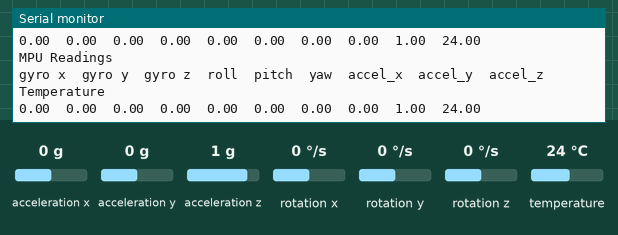
The sketch below on a simulated Arduino Uno, built with avr-gcc and run on an emulated ATmega328P. On the bench: the last lines printed to the serial monitor. The inputs (shaded band) are chosen by the test bench; at power-on: acceleration x 0 g, acceleration y 0 g, acceleration z 1 g, rotation x 0 °/s, rotation y 0 °/s, rotation z 0 °/s, temperature 24 °C.

Above: at 1.7 s.
1.8 s: acceleration x set to -1.4 g
At 1.8 s:
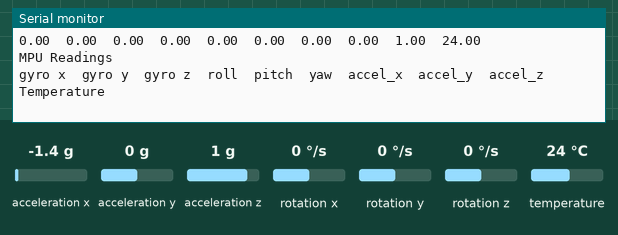
4.8 s: acceleration y set to 0.8 g
At 4.95 s:
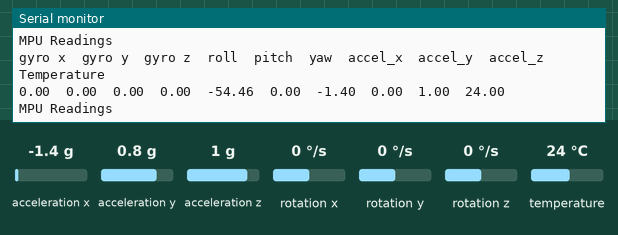
7.8 s: acceleration z set to -1.4 g
At 7.83 s:
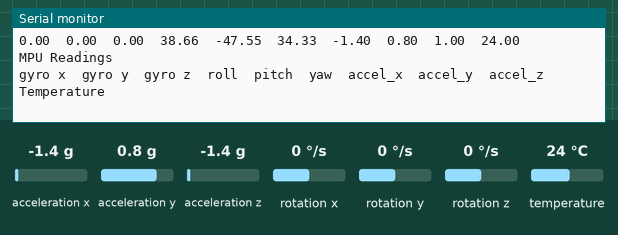
10.8 s: rotation x set to 100 °/s
At 10.84 s:
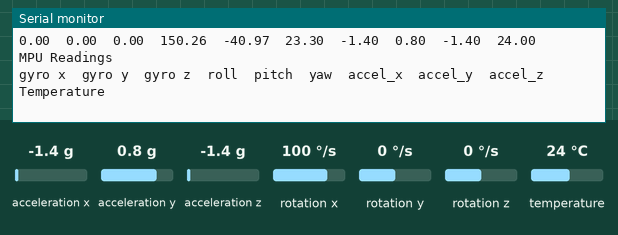
13.8 s: rotation y set to -192 °/s
At 13.87 s:
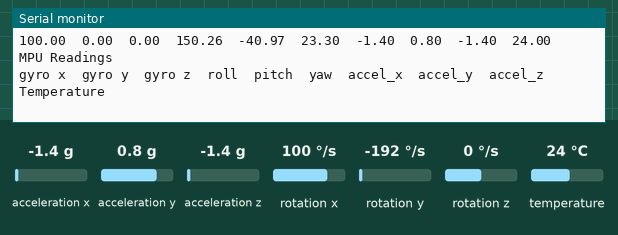
16.8 s: rotation z set to -192 °/s
At 16.81 s:
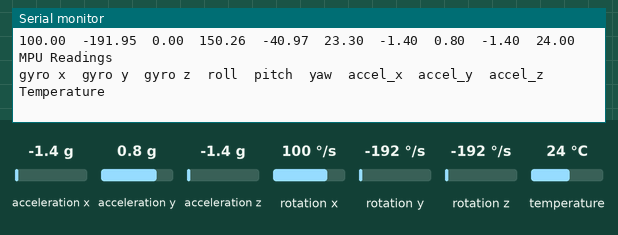
Timing chart, 0 to 19.8 s (numbered marks = the images above; inputs shaded):
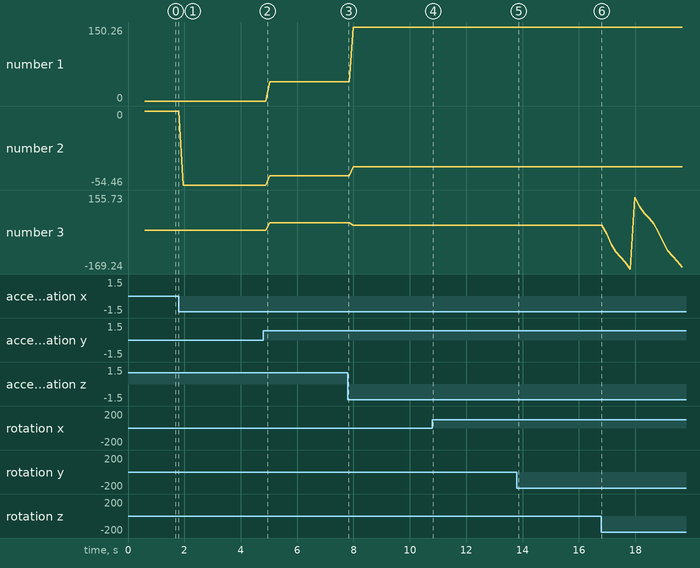

Measured:
- plotted number 1: 0 → 38.66 after the input at 4.8 s, 38.66 → 150.26 after the input at 7.8 s
- plotted number 2: 0 → -54.46 after the input at 1.8 s, -54.46 → -47.55 after the input at 4.8 s, -47.55 → -40.97 after the input at 7.8 s
- plotted number 3: 0 → 34.33 after the input at 4.8 s, 34.33 → 23.3 after the input at 7.8 s, 23.3 → 3.81 after the input at 16.8 s

The sketch:

MPU6050_DMP6.ino
```cpp
#include "I2Cdev.h"

#include "MPU6050_6Axis_MotionApps20.h"

#if I2CDEV_IMPLEMENTATION == I2CDEV_ARDUINO_WIRE
    #include "Wire.h"
#endif


MPU6050 mpu;

bool dmpReady = false;  // set true if DMP init was successful
uint8_t devStatus;      // return status after each device operation (0 = success, !0 = error)
uint16_t packetSize;    // expected DMP packet size (default is 42 bytes)
uint8_t fifoBuffer[64]; // FIFO storage buffer


Quaternion q;           // [w, x, y, z]         quaternion container
VectorInt16 aa;         // [x, y, z]            accel sensor measurements
VectorFloat gravity;    // [x, y, z]            gravity vector
float ypr[3];           // [yaw, pitch, roll]   yaw/pitch/roll container and gravity vector
int16_t pqr[3];         // gyro x , gyro y , gyro z
int16_t temperature;           // temperature


void setup()
{
  Wire.begin();
  Wire.setClock(400000); // 400kHz I2C clock.
  Serial.begin(9600);

  mpu.initialize();

  devStatus = mpu.dmpInitialize();

  // supply your own gyro offsets here, scaled for min sensitivity
  mpu.setXGyroOffset(220);
  mpu.setYGyroOffset(76);
  mpu.setZGyroOffset(-85);
  mpu.setZAccelOffset(1788); // 1688 factory default for my test chip

  // make sure it worked (returns 0 if so)
  if (devStatus == 0)
  {
    // Calibration Time: generate offsets and calibrate our MPU6050
    mpu.CalibrateAccel(6);
    mpu.CalibrateGyro(6);
    mpu.PrintActiveOffsets();
    mpu.setDMPEnabled(true);

    dmpReady = true;

    packetSize = mpu.dmpGetFIFOPacketSize();
  }

  else
  {
   //Serial.println("");
  }
}

void loop()
{
  if (!dmpReady)
  {
    //Serial.println("");
  }
    // read a packet from FIFO
    if (mpu.dmpGetCurrentFIFOPacket(fifoBuffer))
    {
      mpu.dmpGetGyro(pqr , fifoBuffer);
      mpu.dmpGetQuaternion(&q, fifoBuffer);
      mpu.dmpGetAccel(&aa, fifoBuffer);
      mpu.dmpGetGravity(&gravity, &q);
      mpu.dmpGetYawPitchRoll(ypr, &q, &gravity);
      temperature = mpu.getTemperature();

      Serial.println("MPU Readings");
      Serial.println("");

      Serial.print("gyro x\t"); Serial.print("gyro y\t");  Serial.print("gyro z\t");
      Serial.print("roll\t"); Serial.print("pitch\t"); Serial.print("yaw\t");
      Serial.print("accel_x\t"); Serial.print("accel_y\t"); Serial.print("accel_z\t");  Serial.println("Temperature");

      Serial.print(pqr[0]/16.4); Serial.print("\t");
      Serial.print(pqr[1]/16.4); Serial.print("\t");
      Serial.print(pqr[2]/16.4); Serial.print("\t");

      Serial.print(ypr[2] * 180/M_PI);  Serial.print("\t");
      Serial.print(ypr[1] * 180/M_PI);  Serial.print("\t");
      Serial.print(ypr[0] * 180/M_PI);  Serial.print("\t");


      Serial.print(aa.x/8192.0);  Serial.print("\t");
      Serial.print(aa.y/8192.0);  Serial.print("\t");
      Serial.print(aa.z/8192.0);  Serial.print("\t");
      Serial.println(temperature/340.0 + 36.53);

      Serial.println("");
      Serial.println("");

   }
}
```
